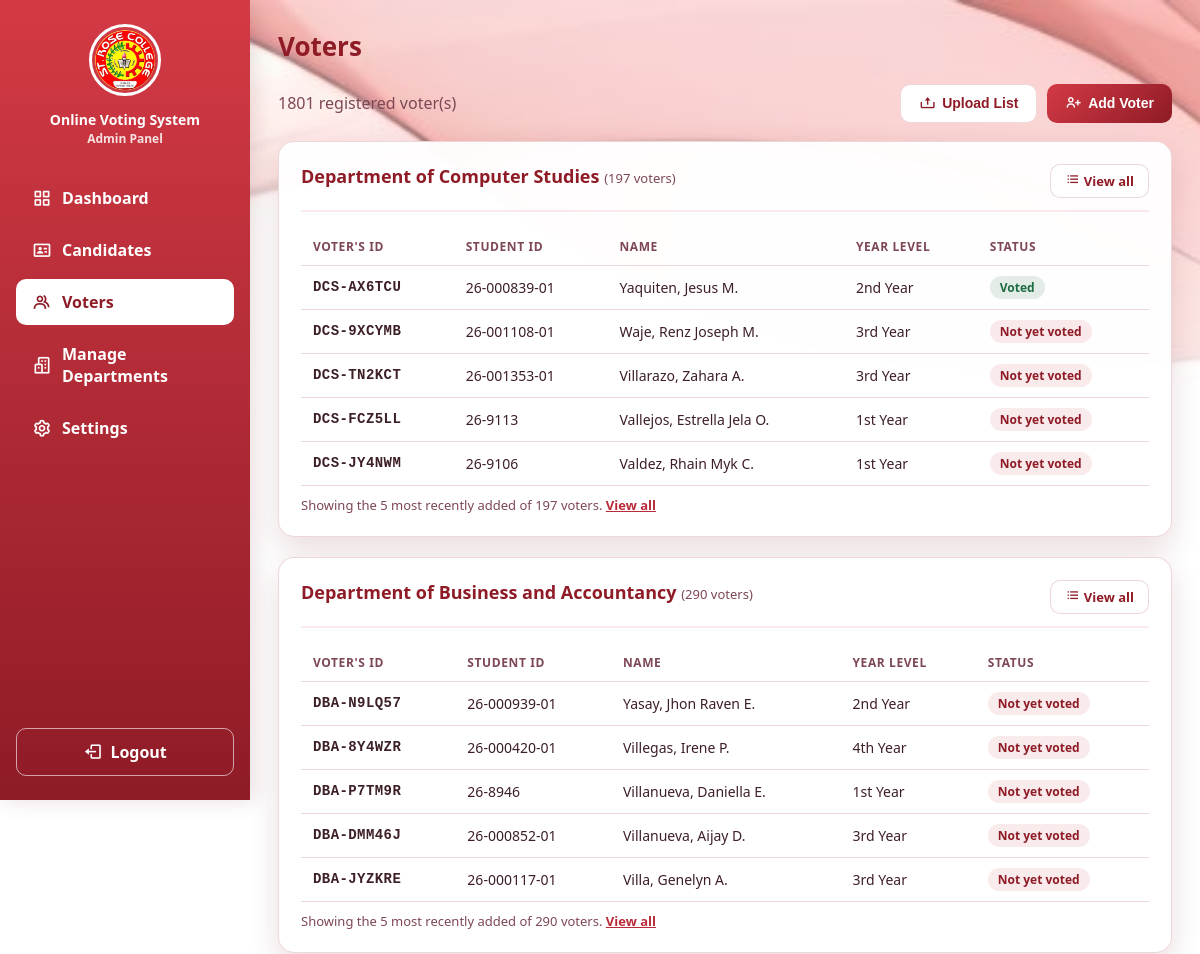
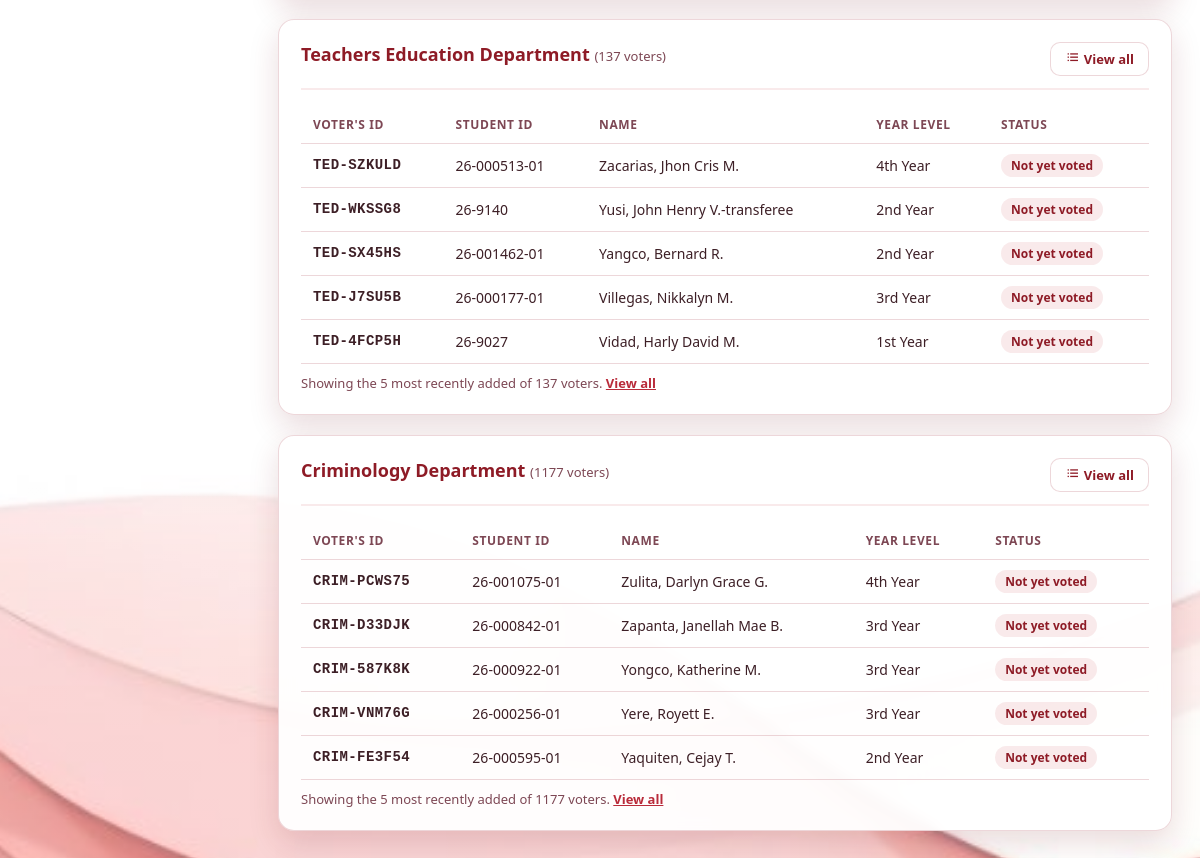
The app's page /adminDash/voters.php (signed in) with its own data (2 pictures, top to bottom).
### tables this page shows
CREATE TABLE `voters` (
  `id` int(10) UNSIGNED NOT NULL,
  `voter_id` varchar(20) NOT NULL,
  `student_id` varchar(12) NOT NULL,
  `name` varchar(150) NOT NULL,
  `department_code` varchar(10) NOT NULL,
  `year_level` varchar(10) NOT NULL,
  `section` varchar(30) NOT NULL DEFAULT '',
  `has_voted` tinyint(1) NOT NULL DEFAULT 0,
  `voted_at` datetime DEFAULT NULL,
  `created_at` datetime NOT NULL DEFAULT current_timestamp()
);

### adminDash/includes/init.php (called while the page is built, shortened)
<?php
function h($value)
{
    return htmlspecialchars((string) $value, ENT_QUOTES, 'UTF-8');
}
function group_voters_by_dept(array $voters, array $departments)
{
    $grouped = array_fill_keys(array_keys($departments), []);
    foreach ($voters as $voter) {
        $grouped[$voter['department']][] = $voter;
    }
    return $grouped;
}
function load_voters(PDO $db)
{
    return $db->query(
        'SELECT voter_id, student_id, name, department_code AS department, year_level AS year, section,
                has_voted AS voted, voted_at
         FROM voters
         ORDER BY id'
    )->fetchAll();
}
$admin_pages = [
    'dashboard'  => ['label' => 'Dashboard',  'url' => 'admin_dashB.php',          'icon' => 'bx-grid-alt'],
    'candidates' => ['label' => 'Candidates', 'url' => 'adminDash/candidates.php', 'icon' => 'bx-id-card'],
    'voters'     => ['label' => 'Voters',     'url' => 'adminDash/voters.php',     'icon' => 'bx-group'],
    'departments' => ['label' => 'Manage Departments', 'url' => 'adminDash/departments.php', 'icon' => 'bx-buildings'],
    'settings'   => ['label' => 'Settings',   'url' => 'adminDash/settings.php',   'icon' => 'bx-cog'],
];
$db = db();
try {
    $departments = $db->query('SELECT code, name FROM departments ORDER BY sort_order, name')
        ->fetchAll(PDO::FETCH_KEY_PAIR);
    $rows = $db->query(
        'SELECT y.department_code, y.name AS year_level, s.name AS section
         FROM year_levels y
         LEFT JOIN sections s ON s.year_level_id = y.id
         ORDER BY y.sort_order, y.id'
    )->fetchAll();
    foreach ($rows as $row) {
        $code = $row['department_code'];
    }
    $voters = load_voters($db);
} catch (PDOException $e) {
    db_fail('The votesys database is missing some tables. Import database/votesys.sql in phpMyAdmin, then reload this page.');
}
$voters_by_dept = group_voters_by_dept($voters, $departments);

### adminDash/voters.php (the view, shortened to what this page needs)
<?php
require __DIR__ . '/includes/init.php';
$page = 'voters';
$root_url = '../';
$preview_count = 5;
require __DIR__ . '/includes/header.php';
?>
<div class="toolbar">
    <p><?php echo count($voters); ?> registered voter(s)</p>
    <div class="toolbar-actions">
        <button type="button" class="btn btn-secondary" onclick="openUpload()"><i class="bx bx-upload"></i> Upload List</button>
        <button type="button" class="btn" onclick="openAddVoter()"><i class="bx bx-user-plus"></i> Add Voter</button>
    </div>
</div>
<?php foreach ($departments as $code => $dept_name): ?>
    <?php
    $dept_voters = $voters_by_dept[$code];
    $preview = array_slice(array_reverse($dept_voters), 0, $preview_count);
    ?>
    <section class="card">
        <div class="party-header">
            <h2>
                <?php echo h($dept_name); ?>
                <span class="dept-count">(<?php echo count($dept_voters); ?> voters)</span>
            </h2>
            <a href="department.php?dept=<?php echo urlencode($code); ?>" class="btn btn-secondary btn-small"><i class="bx bx-list-ul"></i> View all</a>
        </div>
        <?php if (empty($dept_voters)): ?>
            <p class="empty">No voters registered in this department yet.</p>
        <?php else: ?>
            <div class="table-wrap">
                <table>
                    <thead>
                        <tr>
                            <th>Voter's ID</th>
                            <th>Student ID</th>
                            <th>Name</th>
                            <th>Year Level</th>
                            <th>Status</th>
                        </tr>
                    </thead>
                    <tbody>
                        <?php foreach ($preview as $voter): ?>
                            <tr>
                                <td class="voter-id"><?php echo h($voter['voter_id']); ?></td>
                                <td><?php echo h($voter['student_id'] ?? '—'); ?></td>
                                <td><?php echo h($voter['name']); ?></td>
                                <td><?php echo h($voter['year']); ?></td>
                                <td>
                                    <?php if ($voter['voted']): ?>
                                        <span class="badge voted">Voted</span>
                                    <?php else: ?>
                                        <span class="badge pending">Not yet voted</span>
                                    <?php endif; ?>
                                </td>
                            </tr>
                        <?php endforeach; ?>
                    </tbody>
                </table>
            </div>
            <?php if (count($dept_voters) > $preview_count): ?>
                <p class="table-note">
                    Showing the <?php echo $preview_count; ?> most recently added of <?php echo count($dept_voters); ?> voters.
                    <a href="department.php?dept=<?php echo urlencode($code); ?>">View all</a>
                </p>
            <?php endif; ?>
        <?php endif; ?>
    </section>
<?php endforeach; ?>
<?php require __DIR__ . '/includes/footer.php'; ?>

### adminDash/includes/header.php (shortened to what this page needs)
<?php
$page_title = $page_title ?? $admin_pages[$page]['label'];
?>
<!DOCTYPE html>
<html lang="en">
<head>
    <link rel="stylesheet" href="https://unpkg.com/boxicons@2.1.4/css/boxicons.min.css">
    <link rel="stylesheet" href="<?php echo $root_url; ?>css/admin.css">
</head>
<body>
<div class="layout">
    <aside class="sidebar">
        <div class="sidebar-brand">
            <img src="<?php echo $root_url; ?>images/logo.png" alt="St. Rose College logo">
            <p>Online Voting System<br><span>Admin Panel</span></p>
        </div>
        <nav class="nav">
            <?php foreach ($admin_pages as $key => $info): ?>
                <a href="<?php echo h($root_url . $info['url']); ?>" class="<?php echo $page === $key ? 'active' : ''; ?>">
                    <i class="bx <?php echo h($info['icon']); ?>"></i>
                    <?php echo h($info['label']); ?>
                </a>
            <?php endforeach; ?>
        </nav>
        <a href="<?php echo $root_url; ?>logout.php" class="logout"
           onclick="openLogout(); return false;"><i class="bx bx-log-out"></i> Logout</a>
    </aside>
    <main class="main">
        <h1 class="page-title"><?php echo h($page_title); ?></h1>

### adminDash/includes/footer.php (shortened to what this page needs)
    </main>
</div>
</body>
</html>

### css/admin.css (style rules this page uses)
:root { --red-dark: #8e1b26; --red: #b92b3a; --red-light: #d33a45; --red-soft: rgba(196, 48, 63, 0.10); --green: #1c6b41; --green-soft: rgba(28, 107, 65, 0.12); --text: #3d1f26; --text-muted: #7d4754; --border: rgba(157, 38, 51, 0.18); --shadow: rgba(117, 22, 34, 0.15); --card: rgba(255, 255, 255, 0.94); }
* { margin: 0; padding: 0; box-sizing: border-box; }
body { min-height: 100vh; font-family: "Segoe UI", Tahoma, Geneva, Verdana, sans-serif; color: var(--text); background: linear-gradient(rgba(255, 255, 255, 0.45), rgba(255, 255, 255, 0.45)), url("../images/bg.jpg") no-repeat center center fixed; background-color: #ffffff; background-size: cover; }
.layout { display: flex; min-height: 100vh; }
.main { flex: 1; min-width: 0; padding: 28px; }
.page-title { margin-bottom: 20px; font-size: 26px; color: var(--red-dark); }
.card { margin-bottom: 20px; padding: 22px; background: var(--card); border: 1px solid var(--border); border-radius: 16px; box-shadow: 0 12px 30px var(--shadow); backdrop-filter: blur(6px); }
.card h2 { margin-bottom: 16px; font-size: 18px; color: var(--red-dark); }
.sidebar { position: sticky; top: 0; width: 250px; height: 100vh; flex-shrink: 0; display: flex; flex-direction: column; padding: 24px 16px; color: #ffffff; background: linear-gradient(180deg, var(--red-light), var(--red-dark)); box-shadow: 4px 0 20px var(--shadow); }
.sidebar-brand { margin-bottom: 28px; text-align: center; }
.sidebar-brand img { width: 72px; height: 72px; object-fit: cover; border-radius: 50%; border: 3px solid #ffffff; }
.sidebar-brand p { margin-top: 10px; font-size: 14px; font-weight: 600; line-height: 1.3; }
.sidebar-brand span { font-size: 12px; opacity: 0.85; }
.nav a { display: block; margin-bottom: 6px; padding: 12px 16px; font-weight: 600; color: #ffffff; text-decoration: none; border-radius: 10px; transition: background 0.2s ease; }
.nav a.active { color: var(--red-dark); background: #ffffff; }
.logout { display: block; margin-top: auto; padding: 12px 16px; font-weight: 600; text-align: center; color: #ffffff; text-decoration: none; border: 1px solid rgba(255, 255, 255, 0.6); border-radius: 10px; transition: background 0.2s ease, color 0.2s ease; }
a.btn { display: inline-block; text-decoration: none; }
.btn { padding: 10px 18px; font-size: 14px; font-weight: 700; color: #ffffff; background: linear-gradient(135deg, var(--red-light), var(--red-dark)); border: none; border-radius: 10px; cursor: pointer; transition: filter 0.15s ease, transform 0.15s ease; }
.table-wrap { overflow-x: auto; }
table { width: 100%; border-collapse: collapse; font-size: 14px; }
th, td { padding: 10px 12px; text-align: left; border-bottom: 1px solid var(--border); }
th { font-size: 12px; text-transform: uppercase; letter-spacing: 0.05em; color: var(--text-muted); }
.dept-count { font-size: 13px; font-weight: 400; color: var(--text-muted); }
.badge { display: inline-block; padding: 3px 10px; font-size: 12px; font-weight: 600; border-radius: 999px; }
.badge.voted { color: var(--green); background: var(--green-soft); }
.badge.pending { color: var(--red-dark); background: var(--red-soft); }
.voter-id { font-family: Consolas, "Courier New", monospace; font-weight: 600; letter-spacing: 0.03em; }
.table-note { margin-top: 10px; font-size: 13px; color: var(--text-muted); }
.table-note a, .note a { font-weight: 600; color: var(--red); }
.toolbar { display: flex; align-items: center; justify-content: space-between; gap: 12px; flex-wrap: wrap; margin-bottom: 18px; }
.toolbar p { color: var(--text-muted); }
.toolbar-actions { display: flex; gap: 10px; flex-wrap: wrap; }
.btn-secondary { color: var(--red-dark); background: #ffffff; border: 1px solid var(--border); }
.btn-small { padding: 7px 14px; font-size: 13px; }
.party-header { display: flex; align-items: flex-start; justify-content: space-between; gap: 12px; flex-wrap: wrap; margin-bottom: 16px; padding-bottom: 12px; border-bottom: 2px solid var(--red-soft); }
.party-header h2 { margin-bottom: 2px; }
.bx { font-size: 1.2em; line-height: 1; }
.btn, .nav a, .logout, .back-link { display: inline-flex; align-items: center; justify-content: center; gap: 6px; }
.nav a { display: flex; justify-content: flex-start; gap: 10px; }
.nav a .bx { font-size: 20px; }
.logout { display: flex; gap: 8px; }

### records on screen
voters: voter "DCS-AX6TCU", student "26-000839-01", name "Yaquiten, Jesus M.", year_level "2nd Year", has_voted "Voted"
voters: voter "DCS-9XCYMB", student "26-001108-01", name "Waje, Renz Joseph M.", year_level "3rd Year", has_voted "Not yet voted"
voters: voter "DCS-TN2KCT", student "26-001353-01", name "Villarazo, Zahara A.", year_level "3rd Year", has_voted "Not yet voted"
voters: voter "DCS-FCZ5LL", student "26-9113", name "Vallejos, Estrella Jela O.", year_level "1st Year", has_voted "Not yet voted"
voters: voter "DCS-JY4NWM", student "26-9106", name "Valdez, Rhain Myk C.", year_level "1st Year", has_voted "Not yet voted"
voters: voter "DBA-N9LQ57", student "26-000939-01", name "Yasay, Jhon Raven E.", year_level "2nd Year", has_voted "Not yet voted"
voters: voter "DBA-8Y4WZR", student "26-000420-01", name "Villegas, Irene P.", year_level "4th Year", has_voted "Not yet voted"
voters: voter "DBA-P7TM9R", student "26-8946", name "Villanueva, Daniella E.", year_level "1st Year", has_voted "Not yet voted"
voters: voter "DBA-DMM46J", student "26-000852-01", name "Villanueva, Aijay D.", year_level "3rd Year", has_voted "Not yet voted"
voters: voter "DBA-JYZKRE", student "26-000117-01", name "Villa, Genelyn A.", year_level "3rd Year", has_voted "Not yet voted"
voters: voter "TED-SZKULD", student "26-000513-01", name "Zacarias, Jhon Cris M.", year_level "4th Year", has_voted "Not yet voted"
voters: voter "TED-WKSSG8", student "26-9140", name "Yusi, John Henry V.-transferee", year_level "2nd Year", has_voted "Not yet voted"
voters: voter "TED-SX45HS", student "26-001462-01", name "Yangco, Bernard R.", year_level "2nd Year", has_voted "Not yet voted"
voters: voter "TED-J7SU5B", student "26-000177-01", name "Villegas, Nikkalyn M.", year_level "3rd Year", has_voted "Not yet voted"
voters: voter "TED-4FCP5H", student "26-9027", name "Vidad, Harly David M.", year_level "1st Year", has_voted "Not yet voted"
voters: voter "CRIM-PCWS75", student "26-001075-01", name "Zulita, Darlyn Grace G.", year_level "4th Year", has_voted "Not yet voted"
voters: voter "CRIM-D33DJK", student "26-000842-01", name "Zapanta, Janellah Mae B.", year_level "3rd Year", has_voted "Not yet voted"
voters: voter "CRIM-587K8K", student "26-000922-01", name "Yongco, Katherine M.", year_level "3rd Year", has_voted "Not yet voted"
voters: voter "CRIM-VNM76G", student "26-000256-01", name "Yere, Royett E.", year_level "3rd Year", has_voted "Not yet voted"
voters: voter "CRIM-FE3F54", student "26-000595-01", name "Yaquiten, Cejay T.", year_level "2nd Year", has_voted "Not yet voted"

### other values on screen
$info['label'] "Dashboard"
$info['label'] "Candidates"
$info['label'] "Voters"
$info['label'] "Manage Departments"
$info['label'] "Settings"
$page_title "Voters"
count($voters) "1801"
$dept_name "Department of Computer Studies"
count($dept_voters) "197"
$dept_name "Department of Business and Accountancy"
count($dept_voters) "290"
$dept_name "Teachers Education Department"
count($dept_voters) "137"
$dept_name "Criminology Department"
count($dept_voters) "1177"
